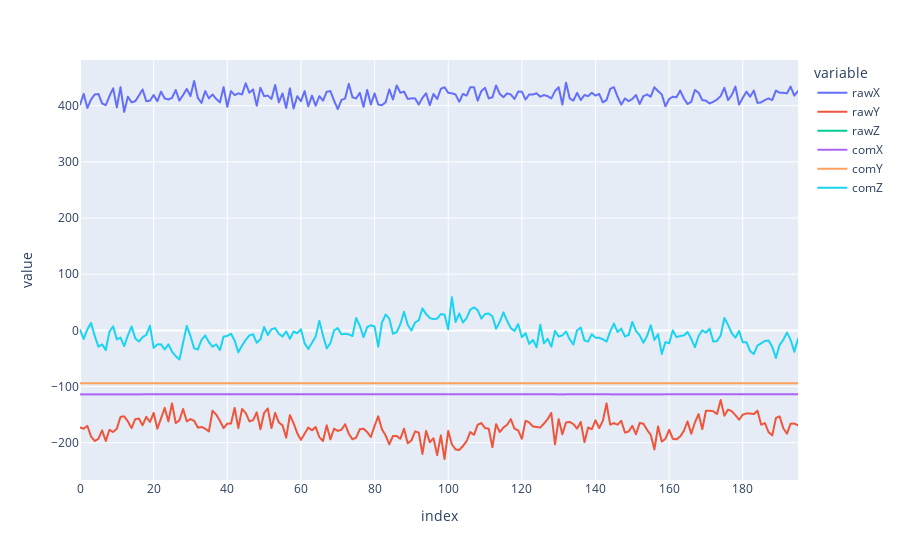

The code cell stored with this chart in its notebook:
### Code cell
import plotly.express as px

df = pd.read_csv('mpu.csv')
fig = px.line(df)
fig.show()

### Figure 1 — Plotly figure (JSON) as saved in the notebook; plotly's stock layout.template omitted (floating-point values rounded to 4 significant figures; data arrays with more than 128 entries replaced by an {"elided": "..."} marker saying what was removed)
{"data": [{"hovertemplate": "variable=rawX<br>index=%{x}<br>value=%{y}<extra></extra>", "legendgroup": "rawX", "line": {"color": "#636efa", "dash": "solid"}, "mode": "lines", "name": "rawX", "showlegend": true, "type": "scattergl", "x": {"elided": "196 int values"}, "xaxis": "x", "y": {"elided": "196 int values"}, "yaxis": "y"}, {"hovertemplate": "variable=rawY<br>index=%{x}<br>value=%{y}<extra></extra>", "legendgroup": "rawY", "line": {"color": "#EF553B", "dash": "solid"}, "mode": "lines", "name": "rawY", "showlegend": true, "type": "scattergl", "x": {"elided": "196 int values"}, "xaxis": "x", "y": {"elided": "196 int values"}, "yaxis": "y"}, {"hovertemplate": "variable=rawZ<br>index=%{x}<br>value=%{y}<extra></extra>", "legendgroup": "rawZ", "line": {"color": "#00cc96", "dash": "solid"}, "mode": "lines", "name": "rawZ", "showlegend": true, "type": "scattergl", "x": {"elided": "196 int values"}, "xaxis": "x", "y": {"elided": "196 int values"}, "yaxis": "y"}, {"hovertemplate": "variable=comX<br>index=%{x}<br>value=%{y}<extra></extra>", "legendgroup": "comX", "line": {"color": "#ab63fa", "dash": "solid"}, "mode": "lines", "name": "comX", "showlegend": true, "type": "scattergl", "x": {"elided": "196 int values"}, "xaxis": "x", "y": {"elided": "196 float values"}, "yaxis": "y"}, {"hovertemplate": "variable=comY<br>index=%{x}<br>value=%{y}<extra></extra>", "legendgroup": "comY", "line": {"color": "#FFA15A", "dash": "solid"}, "mode": "lines", "name": "comY", "showlegend": true, "type": "scattergl", "x": {"elided": "196 int values"}, "xaxis": "x", "y": {"elided": "196 float values"}, "yaxis": "y"}, {"hovertemplate": "variable=comZ<br>index=%{x}<br>value=%{y}<extra></extra>", "legendgroup": "comZ", "line": {"color": "#19d3f3", "dash": "solid"}, "mode": "lines", "name": "comZ", "showlegend": true, "type": "scattergl", "x": {"elided": "196 int values"}, "xaxis": "x", "y": {"elided": "196 int values"}, "yaxis": "y"}], "layout": {"autosize": true, "legend": {"title": {"text": "variable"}, "tracegroupgap": 0}, "margin": {"t": 60}, "xaxis": {"anchor": "y", "autorange": true, "domain": [0, 1], "range": [0, 195], "title": {"text": "index"}, "type": "linear"}, "yaxis": {"anchor": "x", "autorange": true, "domain": [0, 1], "range": [-266.4, 481.4], "title": {"text": "value"}, "type": "linear"}}}
